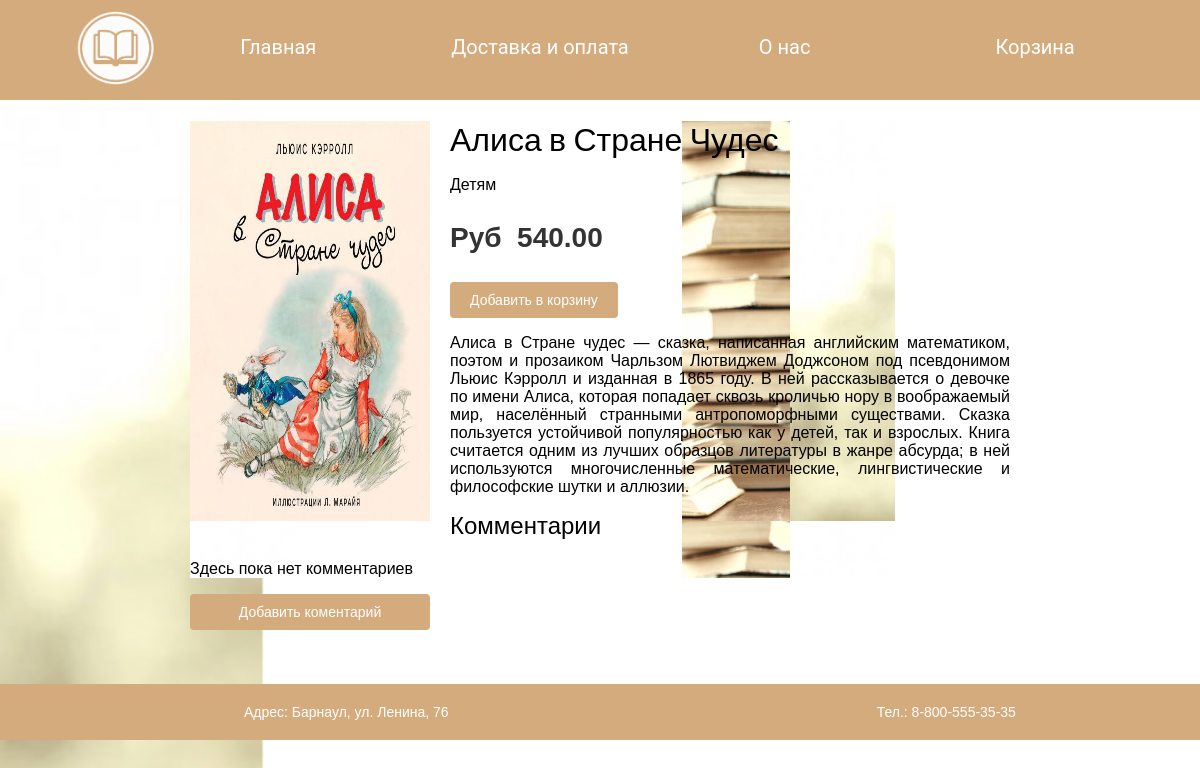
Screenshot of /1/alisa/ with the database file from the repository.
### shop/models.py (models this page shows, shortened)
class Product(models.Model):
    id = models.AutoField(primary_key=True, help_text='Код книги')
    category = models.ForeignKey(Category, related_name='products', on_delete=models.CASCADE)
    name = models.CharField(max_length=200, db_index=True)
    slug = models.SlugField(max_length=200, db_index=True)
    image = models.ImageField(upload_to='products/%Y/%m/%d', blank=True)
    description = models.TextField(blank=True)
    price = models.DecimalField(max_digits=10, decimal_places=2)
    available = models.BooleanField(default=True)
    created = models.DateTimeField(auto_now_add=True)
    updated = models.DateTimeField(auto_now=True)
    class Meta:
        ordering = ('name',)
        index_together = (('id', 'slug'),)

class Category(models.Model):
    name = models.CharField(max_length=200, db_index=True)
    slug = models.SlugField(max_length=200, unique=True)
    class Meta:
        ordering = ('name',)
        verbose_name = 'category'
        verbose_name_plural = 'categories'
    def __str__(self):
        return self.name
    def get_absolute_url(self):
        return reverse('shop:product_list_by_category', args=[self.slug])

### shop/views.py (the view)
# urls.py: path('<int:id>/<slug:slug>/', views.product_detail, name='product_detail'),
def product_detail(request, id, slug):
    product = get_object_or_404(Product,
                                id=id,
                                slug=slug,
                                available=True)
    return render(request,
                  'shop/product/detail.html',
                  {'product': product})
    cart_product_form = CartAddProductForm()
    return render(request,
                  'shop/product/detail.html',
                  {'product': product,
                   'cart_product_form': cart_product_form})

### cart/cart.py (called while the page is built)
    def __len__(self):
        return sum(item['quantity'] for item in self.cart.values())

### cart/context_processors.py (called while the page is built)
def cart(request):
    return {'cart': Cart(request)}

### shop/templates/shop/product/detail.html (shortened to what this page needs)
{% extends "shop/base.html" %}
{% load static %}
{% block content %}
<div class="product-detail" >
    <p><img src="{% if product.image %}{{ product.image.url }}{% else %}{% static 'img/no_image.png' %}{% endif %}" style="height:400px;width: 240px;">
    <p>
    <h1>{{ product.name }}</h1>
    <p>
    <h2><a href="{{ product.category.get_absolute_url }}">{{ product.category }}</a></h2>
    <p class="price">Руб&nbsp&nbsp{{ product.price }}</p>
    <form action="{% url 'cart:cart_add' product.id %}" method="post">
        <input type="submit" value="Добавить в корзину">
    </form>
    {{ product.description|linebreaks }}
    {% with comments.count as total_comments %}
    <h2>{{ total_comments }} Комментарии{{ total_comments|pluralize }}</h2>
    {% endwith %}
    {% for comment in comments %}
    <div class="comment">
        <p class="info">
            Comment {{ forloop.counter }} by {{ comment.name }}
            {{ comment.created }}
        </p>
        {{ comment.body|linebreaks }}
    </div>
    {% empty %}
    <p>Здесь пока нет комментариев</p>
    {% endfor %}
    {% if new_comment %}
    <h2>Ваш комментарий был добавлен</h2>
    {% else %}
    <form action="." method="post">
        <p><input type="submit" style="padding: 10px 30px;"value="Добавить коментарий"></p>
    </form>
    {% endif %}
</div>
{% endblock %}

### shop/static/css/base.css (style rules this page uses)
body { margin: 0; padding: 0; font-family: helvetica, sans-serif; background-size: 1500px 920px; background-image: url("/media/products/2021/05/03/b2.png"); background-repeat: no-repeat; background-attachment: fixed; }
h1, h2, h3, h4, h5, h6 { font-family: 'Ubuntu', sans-serif; font-weight: normal; }
a { text-decoration: none; color: black; font-size: 12pt; }
a.button, input[type="submit"] { color: #fff; background: #D4AB7D; border-radius: 4px; padding: 10px 20px; font-size: 14px; border: 0; }
form p label, form p input { float: left; clear: both; }
form p input { width: 240px; font-size: 13px; margin-bottom: 10px; padding: 10px 12px; border: 0; background: #efefef; color: #666; border-radius: 4px; }
.product-detail { text-align: justify; margin-left: 90px; margin-right: 90px; background-image: url("/media/products/2021/05/03/b2.png"); }
.product-detail .price { color: #333; font-size: 28px; font-weight: bold; text-align: left; }
.product-detail img { width: 30%; float: left; padding: 0 20px 20px 0; }
.product-detail h1 { margin-bottom: 0; }
.product-detail h2 { margin-top: 10px; }

### rows the page displays
Product: image (picture), name "Алиса в Стране Чудес", category "Детям", price "540.00", description "Алиса в Стране чудес — сказка, написанная английским математиком, поэтом и прозаиком Чарльзом Лютвиджем Доджсоном под псевдонимом Льюис Кэрролл и изданная в 1865 году. В ней рассказывается о девочке по имени Алиса, которая попадает сквозь кроличью нору в воображаемый мир, населённый странными антропоморфными существами. Сказка пользуется устойчивой популярностью как у детей, так и взрослых. Книга считается одним из лучших образцов литературы в жанре абсурда; в ней используются многочисленные математические, лингвистические и философские шутки и аллюзии."
